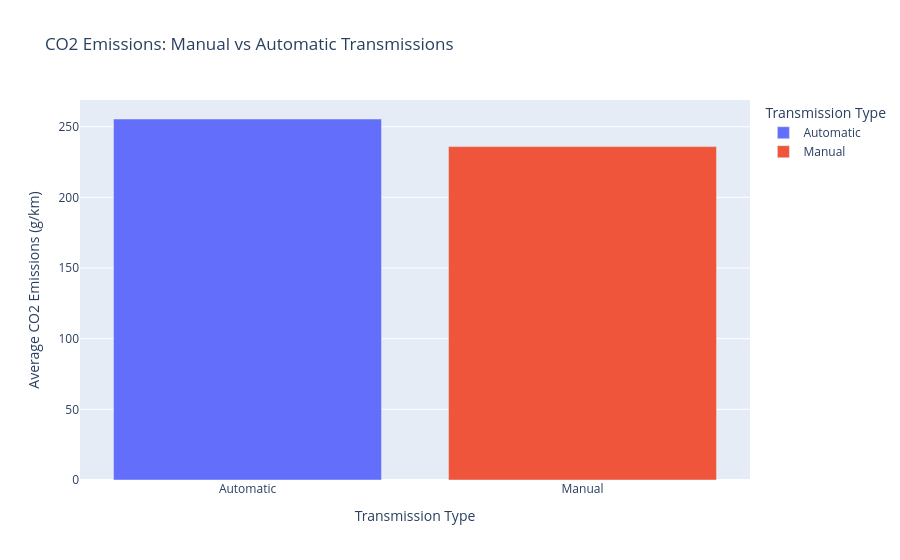

Source (notebook cell):
### Markdown cell above
### Bar Chart

### Code cell
fig = px.bar(
    transmission_avg_emissions.reset_index(),
    x='Transmission_Type',
    y='CO2 Emissions(g/km)',
    color='Transmission_Type',
    title='CO2 Emissions: Manual vs Automatic Transmissions',
    labels={'CO2 Emissions(g/km)': 'Average CO2 Emissions (g/km)', 'Transmission_Type': 'Transmission Type'}
)
fig.show()

### Figure 1 — Plotly figure (JSON) as saved in the notebook; plotly's stock layout.template omitted (floating-point values rounded to 4 significant figures)
{"data": [{"alignmentgroup": "True", "hovertemplate": "Transmission Type=%{x}<br>Average CO2 Emissions (g/km)=%{y}<extra></extra>", "legendgroup": "Automatic", "marker": {"color": "#636efa", "pattern": {"shape": ""}}, "name": "Automatic", "offsetgroup": "Automatic", "orientation": "v", "showlegend": true, "textposition": "auto", "type": "bar", "x": ["Automatic"], "xaxis": "x", "y": [255.4], "yaxis": "y"}, {"alignmentgroup": "True", "hovertemplate": "Transmission Type=%{x}<br>Average CO2 Emissions (g/km)=%{y}<extra></extra>", "legendgroup": "Manual", "marker": {"color": "#EF553B", "pattern": {"shape": ""}}, "name": "Manual", "offsetgroup": "Manual", "orientation": "v", "showlegend": true, "textposition": "auto", "type": "bar", "x": ["Manual"], "xaxis": "x", "y": [235.9], "yaxis": "y"}], "layout": {"barmode": "relative", "legend": {"title": {"text": "Transmission Type"}, "tracegroupgap": 0}, "title": {"text": "CO2 Emissions: Manual vs Automatic Transmissions"}, "xaxis": {"anchor": "y", "categoryarray": ["Automatic", "Manual"], "categoryorder": "array", "domain": [0, 1], "title": {"text": "Transmission Type"}}, "yaxis": {"anchor": "x", "domain": [0, 1], "title": {"text": "Average CO2 Emissions (g/km)"}}}}
